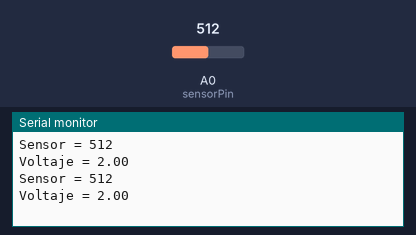
Simulated run of this sketch. Board: Arduino Uno, built with avr-gcc and run on an emulated ATmega328P. Shown: the last lines printed to the serial monitor. Inputs (shaded band) come from the test bench; at power-on: A0 (sensorPin) = 512.

Above: at 1.8 s.
1.9 s: A0 (sensorPin) set to 716
At 2.8 s:
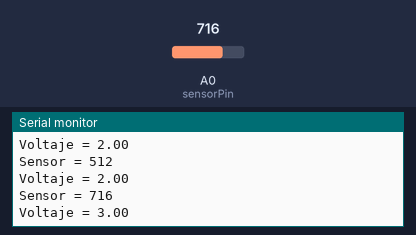
3.4 s: A0 (sensorPin) set to 900
At 4.6 s:
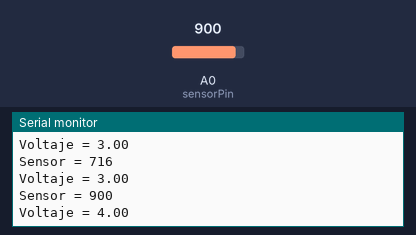
Timing chart, 0 to 6.4 s (numbered marks = the images above; inputs shaded):
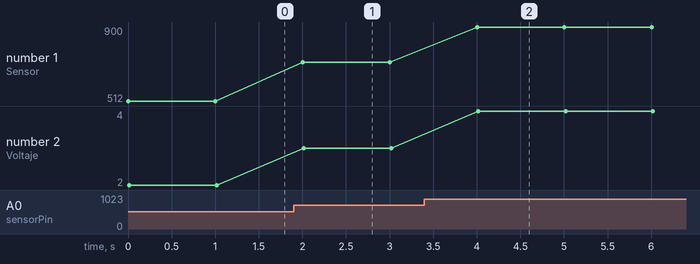

Measured:
- after the input at 1.9 s, the serial monitor: prints a new line after 0.10 s (image 1)
- after the input at 3.4 s, the serial monitor: prints a new line after 0.60 s (image 2)
- plotted number 1: 512 → 716 after the input at 1.9 s, 716 → 900 after the input at 3.4 s
- plotted number 2: 2 → 3 after the input at 1.9 s, 3 → 4 after the input at 3.4 s

The sketch:

Clase_8_Entrada_Analogal.ino.ino
```cpp
const int sensorPin = A0;   // seleccionar la entrada para el sensor
int sensorValue;         // variable que almacena el valor raw (0 a 1023)
float value;            // variable que almacena el voltaje (0.0 a 5.0)

void setup()
{
   Serial.begin(9600);
}

void loop()
{
   sensorValue = analogRead(sensorPin);          // realizar la lectura
   value = map(sensorValue, 0, 1023, 0.0, 5.0);
   //value = fmap(sensorValue, 0, 1023, 0.0, 5.0);   // cambiar escala a 0.0 - 5.0
   Serial.print("Sensor = ");
   Serial.println(sensorValue);
   Serial.print("Voltaje = ");
   Serial.println(value);                     // mostrar el valor por serial
   delay(1000);
}

// cambio de escala entre floats
float fmap(float x, float in_min, float in_max, float out_min, float out_max)
{
   return (x - in_min) * (out_max - out_min) / (in_max - in_min) + out_min;
}
```
